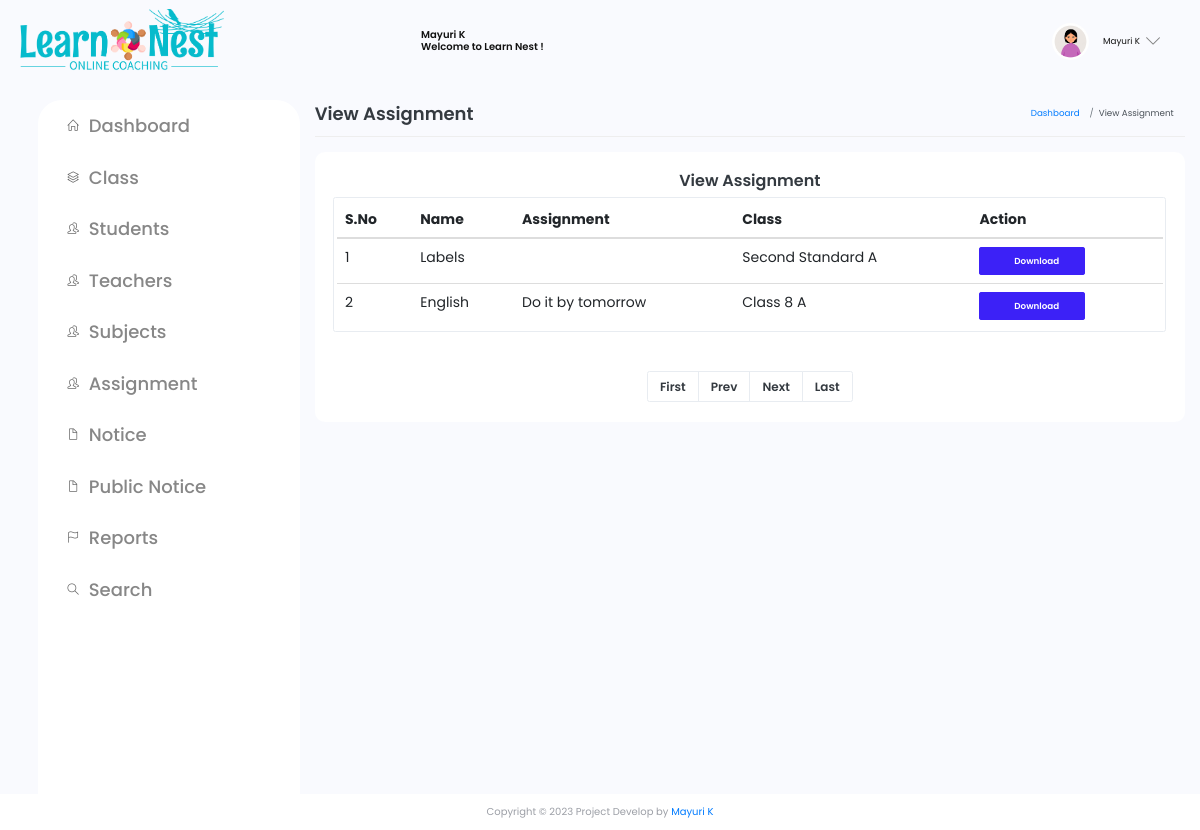
/eduauth/view-assignment.php (signed in), run on the app's committed database.
### tables this page shows
CREATE TABLE `file` (
  `file_id` int(11) NOT NULL,
  `name` varchar(200) NOT NULL,
  `file` varchar(500) NOT NULL,
  `StudentClass` varchar(200) NOT NULL,
  `Message` varchar(500) NOT NULL
);

CREATE TABLE `tblclass` (
  `ID` int(5) NOT NULL,
  `ClassName` varchar(50) DEFAULT NULL,
  `Section` varchar(20) DEFAULT NULL,
  `CreationDate` timestamp NULL DEFAULT current_timestamp()
);

### eduauth/view-assignment.php (the view, shortened to what this page needs)
<!DOCTYPE html>
<html lang="en">
<head>
    <link rel="stylesheet" type="text/css" href="assets/css/bootstrap.css"/>
</head>
<body>
    <?php
    include('includes/dbconnection.php');
    include_once('includes/header.php'); ?>
    <div class="container-fluid page-body-wrapper">
        <?php include_once('includes/sidebar.php'); ?>
        <div class="main-panel" >
            <div class="content-wrapper">
                <div class="page-header">
                    <h3 class="page-title" style="font-size: 18px;">View Assignment</h3>
                    <nav aria-label="breadcrumb">
                        <ol class="breadcrumb">
                            <li class="breadcrumb-item"><a href="dashboard.php">Dashboard</a></li>
                            <li class="breadcrumb-item active" aria-current="page">View Assignment</li>
                        </ol>
                    </nav>
                </div>
                <div class="row">
                    <div class="col-12 grid-margin stretch-card">
                        <div class="card">
                            <div class="card-body">
                                <h4 class="card-title" style="text-align: center; font-size: 16px;"   > View Assignment</h4>
                                <div class="table-responsive border rounded p-1" >
                                    <table class="table">
                                        <thead>
                                            <tr>
                                                <th class="font-weight-bold" style="font-size: 14px;">S.No</th>
                                                <th class="font-weight-bold" style="font-size: 14px;">Name</th>
                                                <th class="font-weight-bold" style="font-size: 14px;">Assignment</th>
                                                <th class="font-weight-bold" style="font-size: 14px;">Class</th>
                                                <th class="font-weight-bold" style="font-size: 14px;">Action</th>
                                            </tr>
                                        </thead>
                                    <tbody class="">
                                        <?php
                                          $stmt = $dbh->prepare('SELECT file.*, tblclass.ClassName, tblclass.Section
                                                FROM file
                                                JOIN tblclass ON tblclass.ID = file.StudentClass');
                                                $stmt->execute();
                                          while ($fetch = $stmt->fetch(PDO::FETCH_ASSOC)) {
                                        ?>
                                        <tr>
                                          <td style="font-size: 14px;"><?php echo htmlspecialchars($fetch['file_id']); ?></td>
                                          <td  style="font-size: 14px;"><?php echo htmlspecialchars($fetch['name']); ?></td>
                                          <td style="font-size: 14px;" ><?php echo htmlspecialchars($fetch['Message']); ?></td>
                                          <td  style="font-size: 14px;"><?php echo htmlentities($fetch['ClassName']); ?> <?php echo htmlentities($fetch['Section']); ?></td>
                                          <td  style="font-size: 18px;"><a href="download.php?file=<?php echo htmlspecialchars($fetch['file']); ?>" class="btn btn-primary">
                                              <span class="glyphicon glyphicon-download"></span> Download </a> </td>
                                        </tr>
                                        <?php
                                        }
                                        ?>
                                    </tbody>
                                </table>
                                      </div>
                                </div>
                                <nav aria-label="Page navigation">
                                    <ul class="pagination justify-content-center">
                                        <li class="page-item <?php if($pageno <= 1){ echo 'disabled'; } ?>">
                                            <a class="page-link" href="?pageno=1">First</a>
                                        </li>
                                        <li class="page-item <?php if($pageno <= 1){ echo 'disabled'; } ?>">
                                            <a class="page-link" href="<?php if($pageno <= 1){ echo '#'; } else { echo "?pageno=".($pageno - 1); } ?>">Prev</a>
                                        </li>
                                        <li class="page-item <?php if($pageno >= $total_pages){ echo 'disabled'; } ?>">
                                            <a class="page-link" href="<?php if($pageno >= $total_pages){ echo '#'; } else { echo "?pageno=".($pageno + 1); } ?>">Next</a>
                                        </li>
                                        <li class="page-item <?php if($pageno >= $total_pages){ echo 'disabled'; } ?>">
                                            <a class="page-link" href="?pageno=<?php echo $total_pages; ?>">Last</a>
                                        </li>
                                    </ul>
                                </nav>
                            </div>
                        </div>
                    </div>
                </div>
            </div>
            <?php include_once('includes/footer.php'); ?>
</body>
</html>

### eduauth/includes/header.php (shortened to what this page needs)
<!DOCTYPE html>
<html lang="en">
  <head>
    <link rel="stylesheet" href="./assets/vendors/simple-line-icons/css/simple-line-icons.css">
    <link rel="stylesheet" href="./assets/vendors/flag-icon-css/css/flag-icon.min.css">
    <link rel="stylesheet" href="./assets/vendors/css/vendor.bundle.base.css">
    <link rel="stylesheet" href="./assets/css/myStyle.css">
    <link rel="stylesheet" href="./assets/vendors/daterangepicker/daterangepicker.css">
    <link rel="stylesheet" href="./assets/vendors/chartist/chartist.min.css">
    <link rel="stylesheet" href="./assets/vendors/select2/select2.min.css">
    <link rel="stylesheet" href="./assets/vendors/select2-bootstrap-theme/select2-bootstrap.min.css">
    <link rel="stylesheet" href="./assets/css/style.css" />
  </head>
  <body>
    <div class="container-scroller">
 <nav class="navbar default-layout-navbar col-lg-12 col-12 p-0 fixed-top d-flex flex-row">
        <div class="navbar-brand-wrapper d-flex align-items-center">
          <a href="dashboard.php">
            <img class="dashboardLogo" src="assets/images/Logo2.png" alt="logo" />
          </a>
        </div><?php
         $aid= $_SESSION['sturecmsaid'];
$sql="SELECT * from tbladmin where ID=:aid";
$query = $dbh -> prepare($sql);
$query->bindParam(':aid',$aid,PDO::PARAM_STR);
$query->execute();
$results=$query->fetchAll(PDO::FETCH_OBJ);
$cnt=1;
if($query->rowCount() > 0)
{
foreach($results as $row)
{               ?>
        <div class="navbar-menu-wrapper d-flex align-items-center flex-grow-1">
          <h5 class="mb-0 font-weight-medium d-none d-lg-flex mx-auto"><?php  echo htmlentities($row->AdminName);?> <br> Welcome to Learn Nest !</h5>
          <ul class="navbar-nav navbar-nav-right ml-auto">
            <li class="nav-item dropdown d-none d-xl-inline-flex user-dropdown">
              <a class="nav-link dropdown-toggle" id="UserDropdown" href="#" data-toggle="dropdown" aria-expanded="false">
                <img class="img-xs rounded-circle ml-2" src="assets/images/faces/face8.jpg" alt="Profile image"> <span class="font-weight-normal"> <?php  echo htmlentities($row->AdminName);?> </span></a>
                <?php $cnt=$cnt+1;}} ?>
            </li>
          </ul>
        </div>
      </nav>

### eduauth/assets/css/myStyle.css (style rules this page uses)
.dashboardLogo { width: 100%; }

### data on the page
file: file_id "1", name "Labels", tblclass.ClassName "Second Standard", tblclass.Section "A"
file: file_id "2", name "English", Message "Do it by tomorrow", tblclass.ClassName "Class 8", tblclass.Section "A"

### other printed values
$row->AdminName "Mayuri K"
